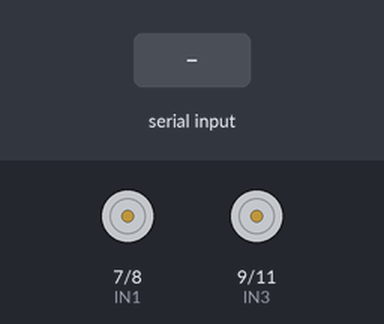
Bench run of a sketch on a simulated Arduino Uno, built with avr-gcc and run on an emulated ATmega328P. Parts: motor-driver pin pairs drawn as motors (green arrow = first pin HIGH = forward, orange = second pin HIGH = backward, longer = more drive, scaled by the enable pin). The test bench sets the inputs (shaded band).

Above: at 1.2 s.
1.3 s: "l" received over Serial
At 2.4 s:
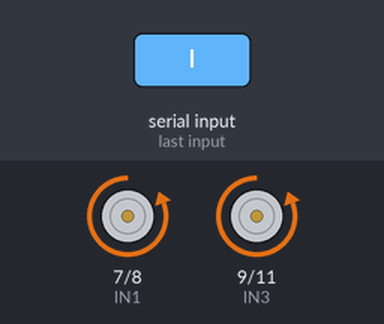
2.8 s: "r" received over Serial
At 3.6 s:
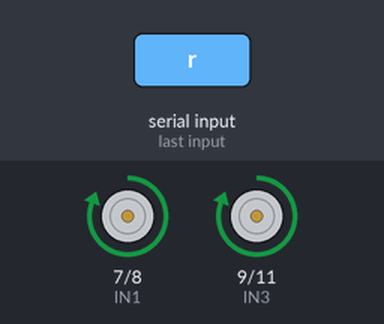
4.3 s: "f90\n" received over Serial
At 4.7 s:
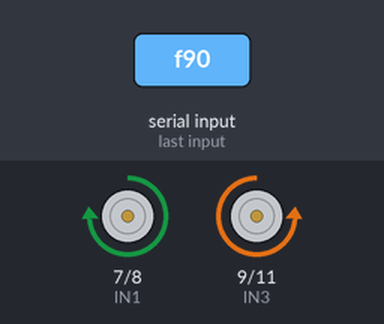
5.8 s: "b90\n" received over Serial
At 7.0 s:
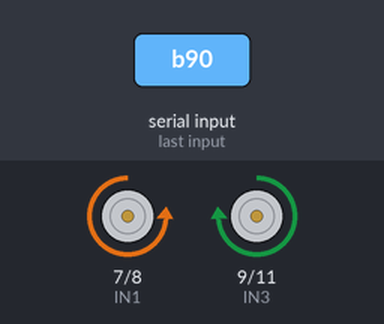
7.3 s: "s90\n" received over Serial
At 8.2 s:
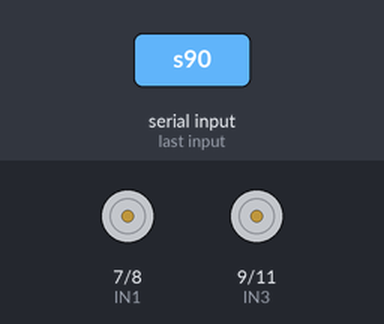
8.8 s: "f,45\n" received over Serial
At 9.3 s:
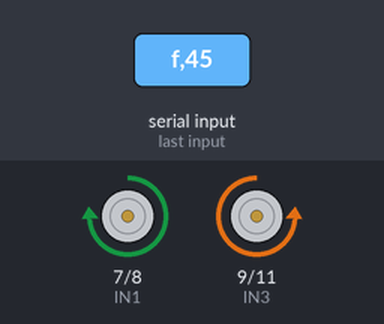
Timing chart, 0 to 11.3 s (numbered marks = the images above; inputs shaded):
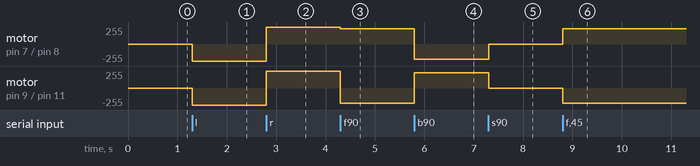

Measured:
- after the input at 1.3 s, motor on pin 7 (IN1) / pin 8 (IN2), motor on pin 9 (IN3) / pin 11 (IN4): stopped → backward 255/255 at once
- after the input at 2.8 s, motor on pin 7 (IN1) / pin 8 (IN2), motor on pin 9 (IN3) / pin 11 (IN4): backward 255/255 → forward 255/255 at once
- after the input at 4.3 s, motor on pin 7 (IN1) / pin 8 (IN2): forward 255/255 → forward 230/255 at once; motor on pin 9 (IN3) / pin 11 (IN4): forward 255/255 → backward 230/255 at once
- after the input at 5.8 s, motor on pin 7 (IN1) / pin 8 (IN2): forward 230/255 → backward 230/255 at once; motor on pin 9 (IN3) / pin 11 (IN4): backward 230/255 → forward 230/255 at once
- after the input at 7.3 s, motor on pin 7 (IN1) / pin 8 (IN2): backward 230/255 → stopped at once; motor on pin 9 (IN3) / pin 11 (IN4): forward 230/255 → stopped at once
- after the input at 8.8 s, motor on pin 7 (IN1) / pin 8 (IN2): stopped → forward 230/255 at once; motor on pin 9 (IN3) / pin 11 (IN4): stopped → backward 230/255 at once

The sketch:

cardrive_testing.ino
```cpp
#define ENB 5
#define IN1 7
#define IN2 8
#define IN3 9
#define IN4 11
#define ENA 6

unsigned char ENB_speed = 230;
unsigned char ENA_speed = 230;
unsigned char carSpeed = 255;
char getstr;

void forward(int CarLeftSpeed,int CarRightSpeed){
    analogWrite(ENA, CarRightSpeed);
    analogWrite(ENB, CarLeftSpeed);
    digitalWrite(IN1, HIGH);
    digitalWrite(IN2, LOW);
    digitalWrite(IN3, LOW);
    digitalWrite(IN4, HIGH);
}

void back(int CarLeftSpeed,int CarRightSpeed){
    analogWrite(ENA, CarRightSpeed);
    analogWrite(ENB, CarLeftSpeed);
    digitalWrite(IN1, LOW);
    digitalWrite(IN2, HIGH);
    digitalWrite(IN3, HIGH);
    digitalWrite(IN4, LOW);
}

void left(){
    analogWrite(ENA, carSpeed);
    analogWrite(ENB, carSpeed);
    digitalWrite(IN1, LOW);
    digitalWrite(IN2, HIGH);
    digitalWrite(IN3, LOW);
    digitalWrite(IN4, HIGH);
}

void right(){
    analogWrite(ENA, carSpeed);
    analogWrite(ENB, carSpeed);
    digitalWrite(IN1, HIGH);
    digitalWrite(IN2, LOW);
    digitalWrite(IN3, HIGH);
    digitalWrite(IN4, LOW);
}

void stop(){
    digitalWrite(IN1, LOW);
    digitalWrite(IN2, LOW);
    digitalWrite(IN3, LOW);
    digitalWrite(IN4, LOW);
}

void setup() {
    Serial.begin(9600);

    pinMode(IN1,OUTPUT);
    pinMode(IN2,OUTPUT);
    pinMode(IN3,OUTPUT);
    pinMode(IN4,OUTPUT);
    pinMode(ENA,OUTPUT);
    pinMode(ENB,OUTPUT);
    stop();
}

void loop() {
    getstr = Serial.read();
      switch(getstr){
      case 'f': forward(ENA_speed,ENB_speed);  break;
      case 'b': back(ENA_speed,ENB_speed);     break;
      case 'm': Serial.end();Serial.begin(9600); while (!Serial.available()){}; ENA_speed = Serial.parseInt();break;
      case 'n': Serial.end();Serial.begin(9600);while (!Serial.available()){};ENB_speed = Serial.parseInt();break;
      case 's': stop();     break;
      case 'l': left();     break;
      case 'r': right();    break;
      default:              break;
      };
}
```
